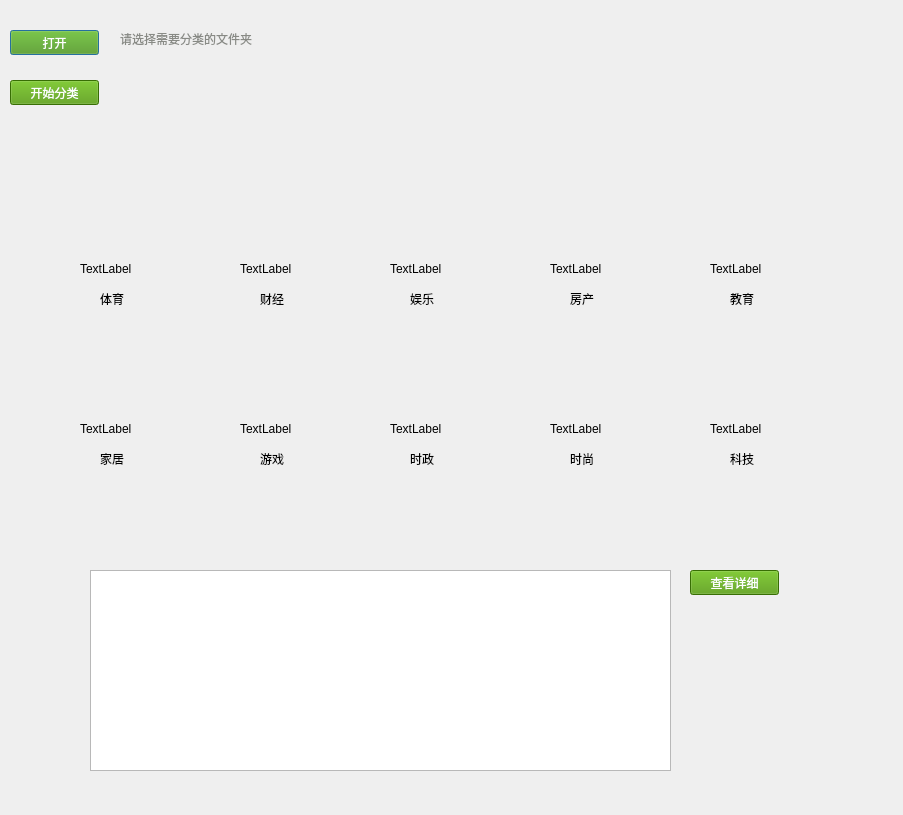
<?xml version="1.0" encoding="UTF-8"?>
<ui version="4.0">
 <class>Dialog2</class>
 <widget class="QDialog" name="Dialog2">
  <property name="geometry">
   <rect>
    <x>0</x>
    <y>0</y>
    <width>903</width>
    <height>815</height>
   </rect>
  </property>
  <property name="windowTitle">
   <string>Dialog</string>
  </property>
  <widget class="QPushButton" name="pushButton">
   <property name="geometry">
    <rect>
     <x>10</x>
     <y>30</y>
     <width>89</width>
     <height>25</height>
    </rect>
   </property>
   <property name="styleSheet">
    <string notr="true">color: rgb(255, 255, 255);
background-color: rgb(78, 154, 6);</string>
   </property>
   <property name="text">
    <string>打开</string>
   </property>
  </widget>
  <widget class="QLabel" name="label">
   <property name="geometry">
    <rect>
     <x>120</x>
     <y>30</y>
     <width>741</width>
     <height>17</height>
    </rect>
   </property>
   <property name="styleSheet">
    <string notr="true">color: rgb(136, 138, 133);</string>
   </property>
   <property name="text">
    <string>请选择需要分类的文件夹</string>
   </property>
  </widget>
  <widget class="QPushButton" name="pushButton_2">
   <property name="geometry">
    <rect>
     <x>10</x>
     <y>80</y>
     <width>89</width>
     <height>25</height>
    </rect>
   </property>
   <property name="styleSheet">
    <string notr="true">color: rgb(255, 255, 255);
background-color: rgb(78, 154, 6);</string>
   </property>
   <property name="text">
    <string>开始分类</string>
   </property>
  </widget>
  <widget class="QLabel" name="label_2">
   <property name="geometry">
    <rect>
     <x>80</x>
     <y>260</y>
     <width>67</width>
     <height>17</height>
    </rect>
   </property>
   <property name="text">
    <string>TextLabel</string>
   </property>
  </widget>
  <widget class="QLabel" name="label_3">
   <property name="geometry">
    <rect>
     <x>240</x>
     <y>260</y>
     <width>67</width>
     <height>17</height>
    </rect>
   </property>
   <property name="text">
    <string>TextLabel</string>
   </property>
  </widget>
  <widget class="QLabel" name="label_4">
   <property name="geometry">
    <rect>
     <x>390</x>
     <y>260</y>
     <width>67</width>
     <height>17</height>
    </rect>
   </property>
   <property name="text">
    <string>TextLabel</string>
   </property>
  </widget>
  <widget class="QLabel" name="label_5">
   <property name="geometry">
    <rect>
     <x>550</x>
     <y>260</y>
     <width>67</width>
     <height>17</height>
    </rect>
   </property>
   <property name="text">
    <string>TextLabel</string>
   </property>
  </widget>
  <widget class="QLabel" name="label_6">
   <property name="geometry">
    <rect>
     <x>710</x>
     <y>260</y>
     <width>67</width>
     <height>17</height>
    </rect>
   </property>
   <property name="text">
    <string>TextLabel</string>
   </property>
  </widget>
  <widget class="QLabel" name="label_7">
   <property name="geometry">
    <rect>
     <x>710</x>
     <y>420</y>
     <width>67</width>
     <height>17</height>
    </rect>
   </property>
   <property name="text">
    <string>TextLabel</string>
   </property>
  </widget>
  <widget class="QLabel" name="label_8">
   <property name="geometry">
    <rect>
     <x>550</x>
     <y>420</y>
     <width>67</width>
     <height>17</height>
    </rect>
   </property>
   <property name="text">
    <string>TextLabel</string>
   </property>
  </widget>
  <widget class="QLabel" name="label_9">
   <property name="geometry">
    <rect>
     <x>390</x>
     <y>420</y>
     <width>67</width>
     <height>17</height>
    </rect>
   </property>
   <property name="text">
    <string>TextLabel</string>
   </property>
  </widget>
  <widget class="QLabel" name="label_10">
   <property name="geometry">
    <rect>
     <x>240</x>
     <y>420</y>
     <width>67</width>
     <height>17</height>
    </rect>
   </property>
   <property name="text">
    <string>TextLabel</string>
   </property>
  </widget>
  <widget class="QLabel" name="label_11">
   <property name="geometry">
    <rect>
     <x>80</x>
     <y>420</y>
     <width>67</width>
     <height>17</height>
    </rect>
   </property>
   <property name="text">
    <string>TextLabel</string>
   </property>
  </widget>
  <widget class="QLabel" name="label_12">
   <property name="geometry">
    <rect>
     <x>100</x>
     <y>290</y>
     <width>67</width>
     <height>17</height>
    </rect>
   </property>
   <property name="text">
    <string>体育</string>
   </property>
  </widget>
  <widget class="QLabel" name="label_13">
   <property name="geometry">
    <rect>
     <x>260</x>
     <y>290</y>
     <width>67</width>
     <height>17</height>
    </rect>
   </property>
   <property name="text">
    <string>财经</string>
   </property>
  </widget>
  <widget class="QLabel" name="label_14">
   <property name="geometry">
    <rect>
     <x>410</x>
     <y>290</y>
     <width>67</width>
     <height>17</height>
    </rect>
   </property>
   <property name="text">
    <string>娱乐</string>
   </property>
  </widget>
  <widget class="QLabel" name="label_15">
   <property name="geometry">
    <rect>
     <x>570</x>
     <y>290</y>
     <width>67</width>
     <height>17</height>
    </rect>
   </property>
   <property name="text">
    <string>房产</string>
   </property>
  </widget>
  <widget class="QLabel" name="label_16">
   <property name="geometry">
    <rect>
     <x>730</x>
     <y>290</y>
     <width>67</width>
     <height>17</height>
    </rect>
   </property>
   <property name="text">
    <string>教育</string>
   </property>
  </widget>
  <widget class="QLabel" name="label_17">
   <property name="geometry">
    <rect>
     <x>730</x>
     <y>450</y>
     <width>67</width>
     <height>17</height>
    </rect>
   </property>
   <property name="text">
    <string>科技</string>
   </property>
  </widget>
  <widget class="QLabel" name="label_18">
   <property name="geometry">
    <rect>
     <x>570</x>
     <y>450</y>
     <width>67</width>
     <height>17</height>
    </rect>
   </property>
   <property name="text">
    <string>时尚</string>
   </property>
  </widget>
  <widget class="QLabel" name="label_19">
   <property name="geometry">
    <rect>
     <x>410</x>
     <y>450</y>
     <width>67</width>
     <height>17</height>
    </rect>
   </property>
   <property name="text">
    <string>时政</string>
   </property>
  </widget>
  <widget class="QLabel" name="label_20">
   <property name="geometry">
    <rect>
     <x>260</x>
     <y>450</y>
     <width>67</width>
     <height>17</height>
    </rect>
   </property>
   <property name="text">
    <string>游戏</string>
   </property>
  </widget>
  <widget class="QLabel" name="label_21">
   <property name="geometry">
    <rect>
     <x>100</x>
     <y>450</y>
     <width>67</width>
     <height>17</height>
    </rect>
   </property>
   <property name="text">
    <string>家居</string>
   </property>
  </widget>
  <widget class="QListWidget" name="listWidget">
   <property name="geometry">
    <rect>
     <x>90</x>
     <y>570</y>
     <width>581</width>
     <height>201</height>
    </rect>
   </property>
  </widget>
  <widget class="QPushButton" name="pushButton_3">
   <property name="geometry">
    <rect>
     <x>690</x>
     <y>570</y>
     <width>89</width>
     <height>25</height>
    </rect>
   </property>
   <property name="styleSheet">
    <string notr="true">color: rgb(255, 255, 255);
background-color: rgb(78, 154, 6);</string>
   </property>
   <property name="text">
    <string>查看详细</string>
   </property>
  </widget>
 </widget>
 <resources/>
 <connections/>
</ui>
